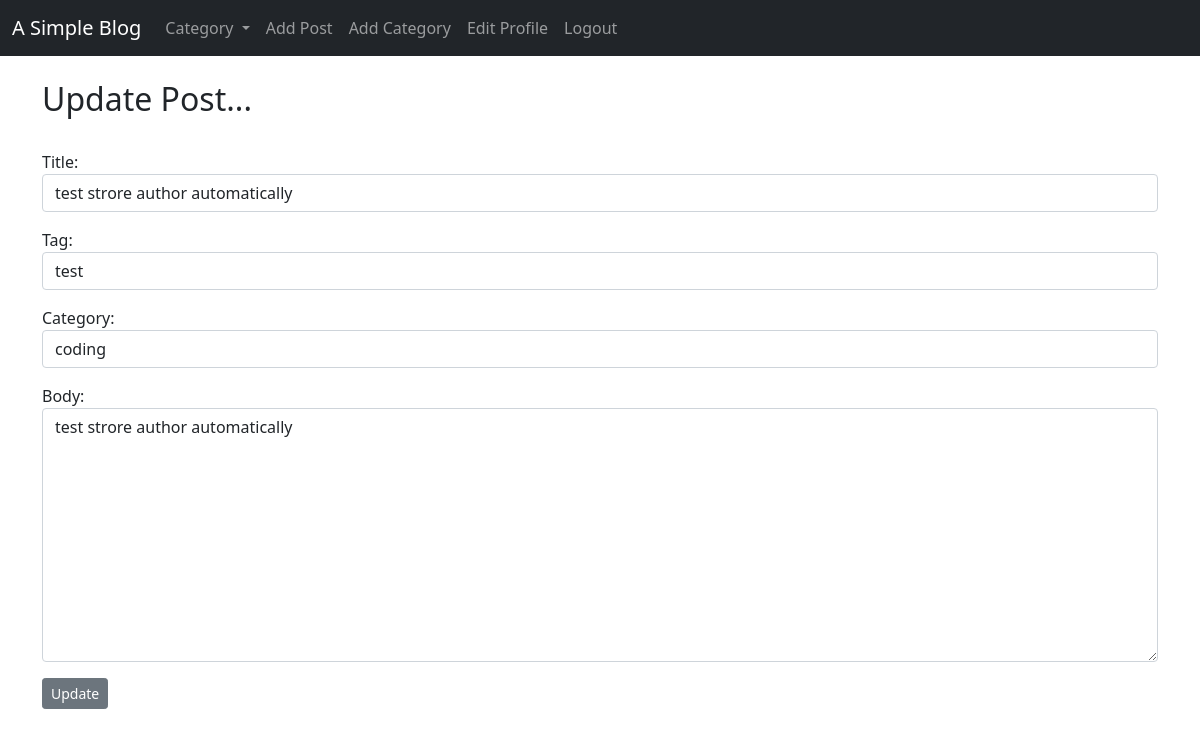
The app's page /article/25/edit/ (signed in) with its own data.
### myBlog/models.py (models this page shows, shortened)
class Post(models.Model):
    title = models.CharField(max_length=255)
    author = models.ForeignKey(User, on_delete=CASCADE, null=False)
    tag = models.CharField(max_length=255)
    category = models.CharField(max_length=50, default="coding")
    body = RichTextField(blank=True, null=True)
    post_time = models.DateTimeField(auto_now_add=True)
    likes = models.ManyToManyField(User, related_name="like_list")
    class Meta:
        ordering = ['-post_time']

### myBlog/views.py (the view)
# urls.py: path('article/<int:pk>/edit/', views.UpdatePostView.as_view(), name='update_post'),
class UpdatePostView(generic.UpdateView):
    model = Post
    form_class = PostForm
    template_name = 'myBlog/update_post.html'

### myBlog/forms.py
class PostForm(forms.ModelForm):
    class Meta:
        model = Post
        exclude = ['author', 'likes']
        widgets = {
            'title': forms.TextInput(attrs={'class': 'form-control'}),
            'tag': forms.TextInput(attrs={'class': 'form-control'}),
            'category': forms.Select(choices=CHOICES, attrs={'class': 'form-control'}),
            'body': forms.Textarea(attrs={'class': 'form-control'}),
        }

### myBlog/context_processors.py (called while the page is built)
def get_category_list(request):
    category_list = Category.objects.all()
    return {
        'category_list': category_list,
    }

### myBlog/models.py (called while the page is built)
    def __str__(self):
        return self.name

### myBlog/templates/myBlog/update_post.html
{% extends 'base.html' %} {% block title %} Edit Post {% endblock %}
{% block body %}
<br />
<h2>Update Post...</h2>
<br />
{% if user.is_authenticated and user.id == post.author.id%}
<form method="POST">
	{% csrf_token %} {{ form.media }} {{ form.as_p }}
	<input type="submit" value="Update" class="btn btn-secondary btn-sm" />
</form>
{% else %}
<p><strong>Sorry, you're not allowed here.</strong></p>
{% endif %}
{% endblock %}

### records on screen
Post: title "test strore author automatically", tag "test", category "coding", body "test strore author automatically"
